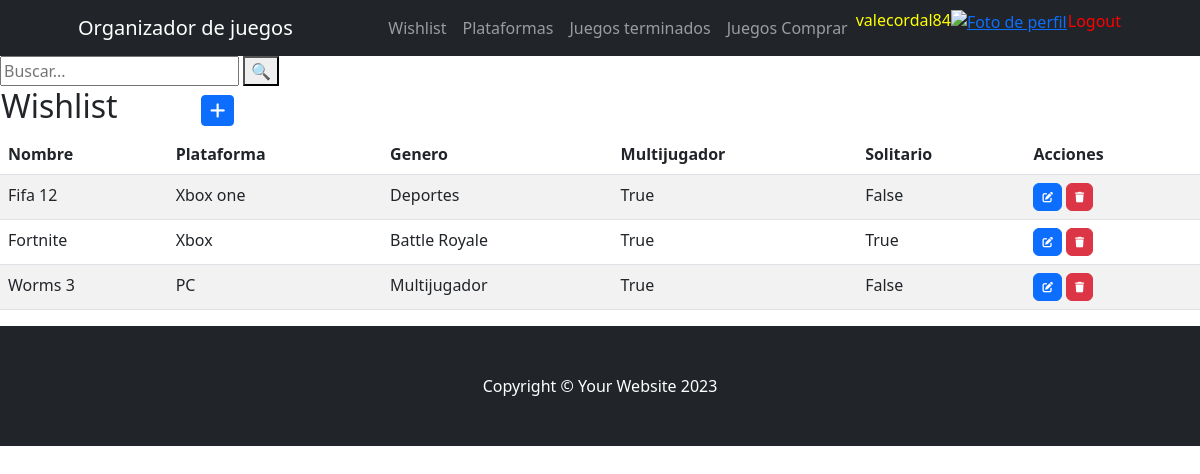
Page /wishlist (signed in) on the earlier database version.
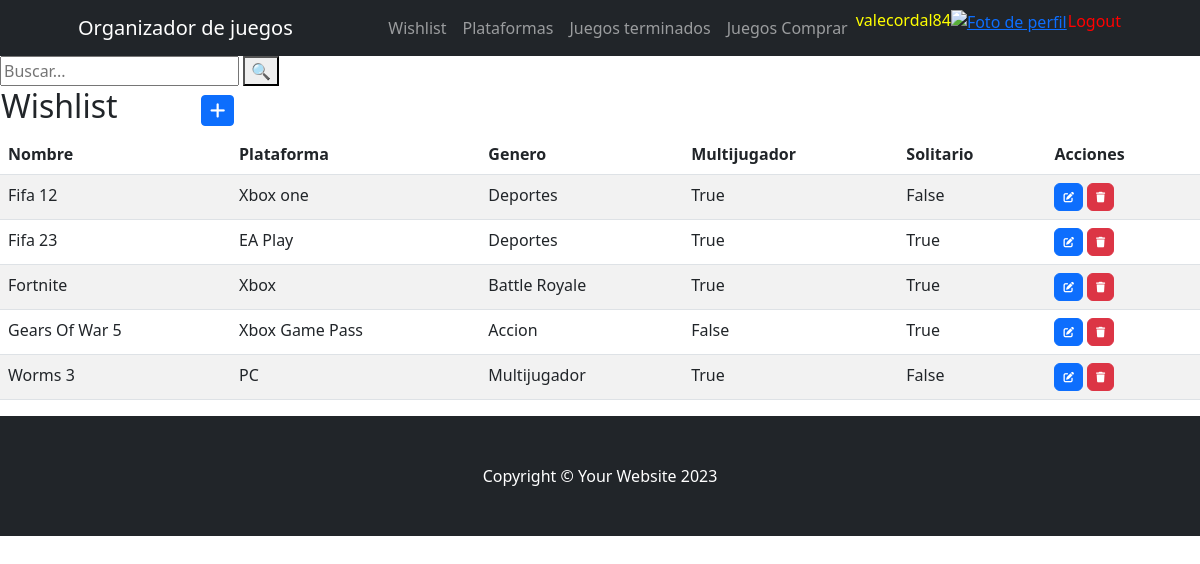
Same page on the later database version.
### webapp/models.py (models this page shows, shortened)
class wishlist(models.Model):
    nombre=models.CharField(max_length=255)
    plataforma=models.CharField(max_length=255)
    genero=models.CharField(max_length=255)
    multijugador=models.BooleanField(default=False)
    solitario=models.BooleanField(default=False)
    class Meta:
        ordering= ["nombre"]
        verbose_name="wishlist"
        verbose_name_plural="wishlist"

### webapp/views.py (the view)
# urls.py: path('wishlist', views.wl, name='wishlist'),
@login_required
def wl(request):
    contexto = {"wishlist": wishlist.objects.all()}
    return render (request, "webapp/wishlist.html", contexto)

### webapp/templates/webapp/wishlist.html (shortened to what this page needs)
{% extends "webapp/base.html" %}
{% load static %}
{% block contenido %}
<form method="GET" action="{% url 'busquedaWL' %}">
    <input type="text" name="q" placeholder="Buscar...">
    <button type="submit">🔍</button>
</form>
<table>
    <tr>
        <td width="200"><h2>Wishlist</h2></td>
        <td>
            <a href="{% url 'wishlistForm' %}" class="btn btn-primary btn-sm">
            </a>
        </td>
    </tr>
</table>
<table class="table table-striped">
    <thead>
        <tr>
            <th>Nombre</th>
            <th>Plataforma</th>
            <th>Genero</th>
            <th>Multijugador</th>
            <th>Solitario</th>
            <th>Acciones</th>
        </tr>
    </thead>
    <tbody>
    {% for w in wishlist %}
        <tr>
            <td>{{ w.nombre }}</td>
            <td>{{ w.plataforma }}</td>
            <td>{{ w.genero }}</td>
            <td>{{ w.multijugador }}</td>
            <td>{{ w.solitario }}</td>
            <td>
                <a href="{% url 'wishlistUpdate' w.nombre %}" class="btn btn-primary" style="--bs-btn-padding-y: .25rem; --bs-btn-padding-x: .5rem; --bs-btn-font-size: .75rem;">
                </a>
                <a href="{% url 'wishlistDelete' w.nombre %}" class="btn btn-danger" style="--bs-btn-padding-y: .25rem; --bs-btn-padding-x: .5rem; --bs-btn-font-size: .75rem;">
                </a>
            </td>
        </tr>
    {% endfor %}
    </tbody>
</table>
{% endblock contenido %}

### webapp/templates/webapp/base.html (shortened to what this page needs)
<!DOCTYPE html>
<html lang="en">
    <head>
        {% load static %}
        <link href="https://cdn.jsdelivr.net/npm/bootstrap-icons@1.4.1/font/bootstrap-icons.css" rel="stylesheet" />
        <link href="{% static 'css/styles.css' %}" rel="stylesheet" />
        <link rel="stylesheet" href="https://cdnjs.cloudflare.com/ajax/libs/font-awesome/6.4.0/css/all.min.css">
    </head>
    <body>
        <nav class="navbar navbar-expand-lg navbar-dark bg-dark">
            <div class="container px-5">
                <a class="navbar-brand" href="{% url 'inicio' %}">Organizador de juegos</a>
                <div class="collapse navbar-collapse" id="navbarSupportedContent">
                    <ul class="navbar-nav ms-auto mb-2 mb-lg-0">
                        {% if user.is_authenticated %}
                            <li class="nav-item"><a class="nav-link" aria-current="page" href="{% url 'wishlist' %}">Wishlist</a></li>
                            <li class="nav-item"><a class="nav-link" href="{% url 'plataformas' %}">Plataformas</a></li>
                            <li class="nav-item"><a class="nav-link" href="{% url 'juegosTerminados' %}">Juegos terminados</a></li>
                            <li class="nav-item"><a class="nav-link" href="{% url 'juegosComprar' %}">Juegos Comprar</a></li>
                            <li class="nav-item" style="color:yellow">{{ user.username }}</li>
                            <div class="text-center">
                                <a href="{% url 'agregarAvatar' %}"><img src="{{request.session.avatar}}" height="40px" weight="40px" alt="Foto de perfil"> </a>
                            </div>
                            <li class="nav-item">
                                <form method="post" action="{% url 'logout' %}" style="display: inline;">
                                    <button type="submit" class="nav-link btn btn-link" style="padding: 0; color: red; text-decoration: none;">Logout</button>
                                </form>
                            </li>
                        {% endif %}
                    </ul>
                </div>
            </div>
        </nav>
    {% block contenido %}
    {% endblock contenido %}
      <footer class="py-5 bg-dark">
        <div class="container px-5"><p class="m-0 text-center text-white">Copyright &copy; Your Website 2023</p></div>
    </footer>
</body>
</html>

Differences in the rows shown:
added wishlist: nombre "Fifa 23", plataforma "EA Play", genero "Deportes", multijugador "True", solitario "True"
added wishlist: nombre "Gears Of War 5", plataforma "Xbox Game Pass", genero "Accion", multijugador "False", solitario "True"
